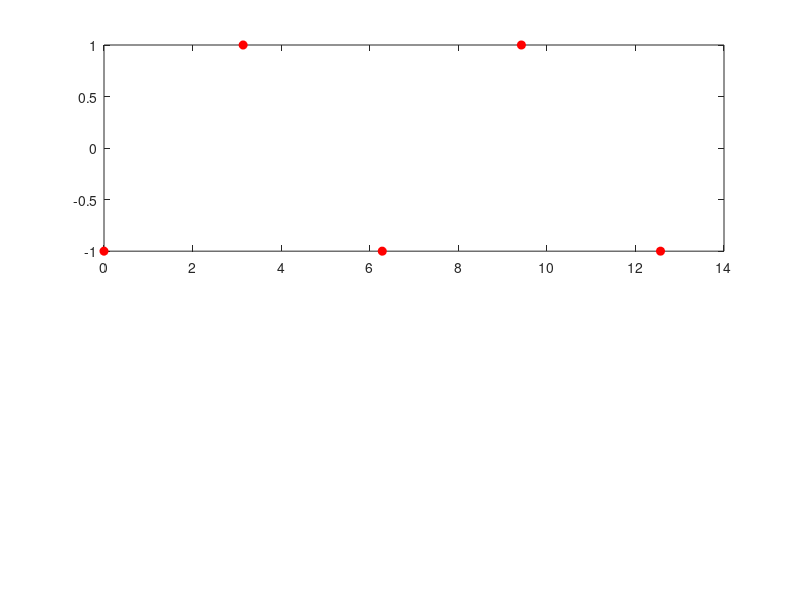

MATLAB code to generate this figure: (Note: this script raises an error after producing the figure.)
clc;
clear;

% MATLAB Code to generate the specific superoscillating signal from the paper:
% "Abrupt Rabi oscillations in a superoscillating electric field"

% 1. Define the frequencies
N = 5;
% The paper uses five harmonic oscillations with frequencies omega_n = 0.18n
n_idx = 1:N;
angular_freqs_SO = 0.18 * n_idx;

% 2. Define the target constraint points
% Five points t_n = pi * n / omega_0, for n = 0,...,4, with omega_0 = 1
omega_0 = 1;
t_j = (0:N-1) * (pi / omega_0); % Results in [0, pi, 2*pi, 3*pi, 4*pi]

% Target values assigned to these points: s1=s3=s5=-1, s2=s4=1
s_j = [-1, 1, -1, 1, -1];

% 3. Set up the linear system of equations: A * c = s_j
% The matrix A is constructed using A_jn = exp(i * omega_n * t_j)
A = exp(1i * t_j' * angular_freqs_SO);

% Solve the linear system for the complex coefficients c_n
amps_SO = A \ s_j';

% 4. Reconstruct the superoscillating signal over a continuous time range
% The paper plots this from t=0 to roughly t=55 in Figure 1(b)
t_continuous = linspace(-2, 55, 2000);
s_t = zeros(size(t_continuous));

% Reconstruct the signal: s(t) = Re( sum( c_n * exp(i * omega_n * t) ) )
for n = 1:N
    s_t = s_t + real(amps_SO(n) * exp(1i * angular_freqs_SO(n) * t_continuous));
end

% 5. Plot the results to mimic Figure 1(a) and 1(b)
figure('Position', [100, 100, 800, 600]);

% Subplot for the constraint points (Figure 1a match)
subplot(2,1,1);
plot(t_j, s_j, 'ro', 'MarkerSize', 6, 'MarkerFaceColor', 'r');
yline(0, 'k-', 'Color', [0.8 0.8 0.8]);
title('Predefined pattern of points (Fig. 1a)');
xlabel('Time');
xlim([-1, 13]);
ylim([-2, 2]);

% Subplot for the SO signal (Figure 1b match)
subplot(2,1,2);
plot(t_continuous, s_t, 'b-', 'LineWidth', 1.5);
hold on;
% Plot the constraint points on the signal to verify alignment
plot(t_j, s_j, 'ro', 'MarkerSize', 6, 'MarkerFaceColor', 'r');
title('Superoscillating Function s(t) (Fig. 1b)');
xlabel('Time');
xlim([-2, 55]);
grid on;

% Display the calculated coefficients in the command window
% These should match Eq. (6) from the text:
% c1 = -0.156 + 0.331i, c2 = -0.862 - 1.042i, c3 = 2.341 - 0.601i
% c4 = -0.502 + 2.634i, c5 = -1.820 - 1.322i
disp('The calculated complex coefficients c_n are:');
for i=1:N
    fprintf('c_%d = %7.3f %+.3fi\n', i, real(amps_SO(i)), imag(amps_SO(i)));
end

amps_SO = amps_SO(:).';
angular_freqs_SO = angular_freqs_SO(:)';

save('SO_signal_data.mat', 'amps_SO', 'angular_freqs_SO');
%load('SO_signal_data.mat', 'amps_SO', 'angular_freqs_SO');
